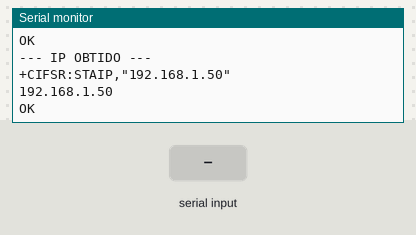
Recording of a sketch running on a simulated Arduino Mega 2560, built with avr-gcc and run on an emulated ATmega2560. Parts: the last lines printed to the serial monitor. The inputs (shaded band) are chosen by the test bench. The modem accepts every AT command (registered, SIM ready, sends succeed) and sends nothing else.

Above: at 12.2 s.
12.3 s: "1" received over the second serial link
At 13.2 s:
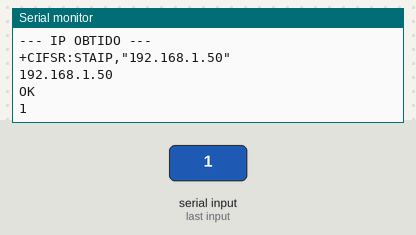
13.8 s: "0" received over the second serial link
At 14.3 s:
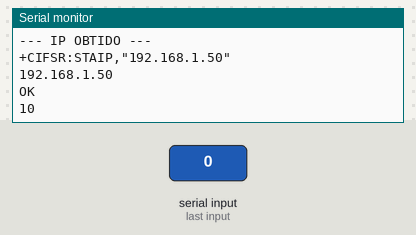

The sketch:

conexao_wifi.ino
```cpp
const String SSID_REDE  = "DCOMP_UFSJ";
const String SENHA_REDE = "";

void setup() {
  Serial.begin(9600);
  Serial1.begin(115200);

  Serial.println("--- Iniciando Conexao WiFi ---");

  enviarComando("AT+RST", 2000);

  enviarComando("AT+CWMODE=1", 1000);

  String cmdConectar = "AT+CWJAP=\"" + SSID_REDE + "\",\"" + SENHA_REDE + "\"";
  enviarComando(cmdConectar, 8000);

  Serial.println("--- IP OBTIDO ---");
  Serial1.println("AT+CIFSR");
}

void loop() {
  if (Serial1.available()) {
    Serial.write(Serial1.read());
  }

  if (Serial.available()) {
    Serial1.write(Serial.read());
  }
}

void enviarComando(String cmd, int tempoEspera) {
  Serial.print("Enviando: "); Serial.println(cmd);
  Serial1.println(cmd);
  delay(tempoEspera);

  while (Serial1.available()) {
    Serial.write(Serial1.read());
  }
}
```

Measured:
- after the input at 12.3 s, the serial monitor: prints a new line at once (image 1)
- after the input at 13.8 s, the serial monitor: prints a new line at once (image 2)
